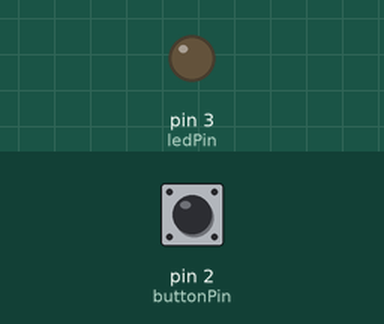
A sketch run on a simulated Arduino Uno, built with avr-gcc and run on an emulated ATmega328P. Shown: output pins drawn as LEDs (lit = HIGH). Inputs (shaded band) come from the test bench; at power-on: pin 2 (buttonPin) HIGH.

Above: at 1.2 s.
1.3 s: pin 2 (buttonPin) pulled LOW for 0.15 s
At 2.5 s:
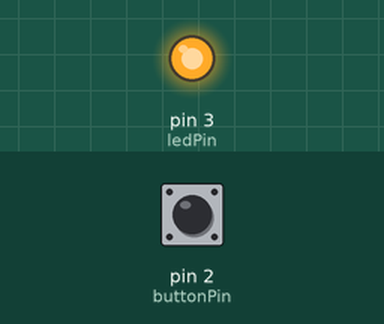
2.9 s: pin 2 (buttonPin) pulled LOW for 1 s
At 3.8 s:
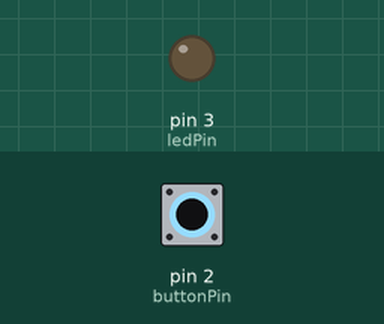
5.4 s: pin 2 (buttonPin) pulled LOW for 3.2 s
At 6.4 s:
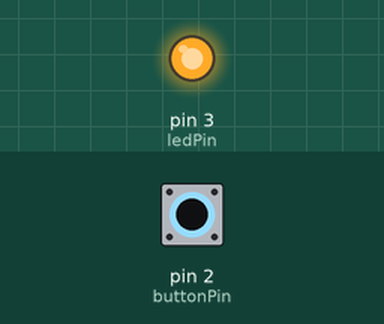
Timing chart, 0 to 8.4 s (numbered marks = the images above; inputs shaded):
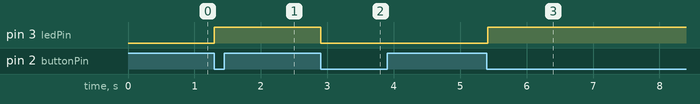

The sketch:

toggleswitch.ino.ino
```cpp
// pin definitions
int ledPin = 3;
int buttonPin = 2;

// global variables
int toggleState;
int lastButtonState = 1;
long unsigned int lastPress;  //unsigned indicates only positive, long stores more bits of data
int debounceTime = 20;

void setup() {
  // setup pin modes
  pinMode(ledPin, OUTPUT);
  pinMode(buttonPin, INPUT_PULLUP);
}

void loop() {
  int buttonState = digitalRead(buttonPin);   //read the state of buttonPin and store it as buttonState (0 or 1)

  if((millis() - lastPress) > debounceTime)   //if the time between the last buttonChange is greater than the debounceTime
  {
    lastPress = millis();   //update lastPress millis records the amt of time that has trasnfered since when the program is initiated
    if(buttonState == 0 && lastButtonState == 1)    //if button is pressed and was released last change
    {
      toggleState =! toggleState;                 //toggle the LED state
      digitalWrite(ledPin, toggleState);
      lastButtonState = 0;    //record the lastButtonState
    }
  }

    if(buttonState == 1 && lastButtonState == 0)    //if button is not pressed, and was pressed last change
    {
      lastButtonState = 1;    //record the lastButtonState
    }
  }
```

Measured:
- after the input at 1.3 s, pin 3 (ledPin): LOW → HIGH at once
- after the input at 2.9 s, pin 3 (ledPin): HIGH → LOW at once
- after the input at 5.4 s, pin 3 (ledPin): LOW → HIGH at once
